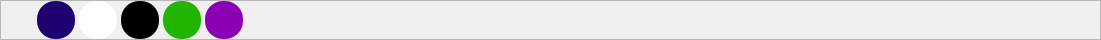
        <widget class="QFrame" name="frame_superior">
         <property name="minimumSize">
          <size>
           <width>0</width>
           <height>40</height>
          </size>
         </property>
         <property name="maximumSize">
          <size>
           <width>16777215</width>
           <height>40</height>
          </size>
         </property>
         <property name="styleSheet">
          <string notr="true">QPushButton{
border-radius:18px;
}

QPushButton:hover{
	background-color: rgb(0, 0, 0);
}
</string>
         </property>
         <property name="frameShape">
          <enum>QFrame::StyledPanel</enum>
         </property>
         <property name="frameShadow">
          <enum>QFrame::Raised</enum>
         </property>
         <layout class="QHBoxLayout" name="horizontalLayout_3">
          <property name="spacing">
           <number>4</number>
          </property>
          <property name="leftMargin">
           <number>0</number>
          </property>
          <property name="topMargin">
           <number>0</number>
          </property>
          <property name="rightMargin">
           <number>0</number>
          </property>
          <property name="bottomMargin">
           <number>0</number>
          </property>
          <item>
           <widget class="QPushButton" name="btn_icon">
            <property name="text">
             <string/>
            </property>
            <property name="iconSize">
             <size>
              <width>40</width>
              <height>40</height>
             </size>
            </property>
           </widget>
          </item>
          <item>
           <widget class="QPushButton" name="btn_theme0">
            <property name="minimumSize">
             <size>
              <width>38</width>
              <height>38</height>
             </size>
            </property>
            <property name="cursor">
             <cursorShape>PointingHandCursor</cursorShape>
            </property>
            <property name="styleSheet">
             <string notr="true">background-color:#1E0070;</string>
            </property>
            <property name="text">
             <string/>
            </property>
           </widget>
          </item>
          <item>
           <widget class="QPushButton" name="btn_theme1">
            <property name="minimumSize">
             <size>
              <width>38</width>
              <height>38</height>
             </size>
            </property>
            <property name="cursor">
             <cursorShape>PointingHandCursor</cursorShape>
            </property>
            <property name="styleSheet">
             <string notr="true">background-color: rgb(255, 255, 255);</string>
            </property>
            <property name="text">
             <string/>
            </property>
           </widget>
          </item>
          <item>
           <widget class="QPushButton" name="btn_theme2">
            <property name="minimumSize">
             <size>
              <width>38</width>
              <height>38</height>
             </size>
            </property>
            <property name="cursor">
             <cursorShape>PointingHandCursor</cursorShape>
            </property>
            <property name="styleSheet">
             <string notr="true">background-color: rgb(0, 0, 0);</string>
            </property>
            <property name="text">
             <string/>
            </property>
           </widget>
          </item>
          <item>
           <widget class="QPushButton" name="btn_theme3">
            <property name="minimumSize">
             <size>
              <width>38</width>
              <height>38</height>
             </size>
            </property>
            <property name="cursor">
             <cursorShape>PointingHandCursor</cursorShape>
            </property>
            <property name="styleSheet">
             <string notr="true">background-color: rgb(33, 181, 0);</string>
            </property>
            <property name="text">
             <string/>
            </property>
           </widget>
          </item>
          <item>
           <widget class="QPushButton" name="btn_theme4">
            <property name="minimumSize">
             <size>
              <width>38</width>
              <height>38</height>
             </size>
            </property>
            <property name="cursor">
             <cursorShape>PointingHandCursor</cursorShape>
            </property>
            <property name="styleSheet">
             <string notr="true">background-color: rgb(140, 0, 179);</string>
            </property>
            <property name="text">
             <string/>
            </property>
           </widget>
          </item>
          <item>
           <widget class="QLabel" name="label_id_session">
            <property name="minimumSize">
             <size>
              <width>200</width>
              <height>1</height>
             </size>
            </property>
            <property name="styleSheet">
             <string notr="true">color: rgb(255, 255, 255);
font: 20pt &quot;MS Shell Dlg 2&quot;;</string>
            </property>
            <property name="text">
             <string/>
            </property>
           </widget>
          </item>
          <item>
           <spacer name="horizontalSpacer_2">
            <property name="orientation">
             <enum>Qt::Horizontal</enum>
            </property>
            <property name="sizeHint" stdset="0">
             <size>
              <width>443</width>
              <height>20</height>
             </size>
            </property>
           </spacer>
          </item>
          <item>
           <widget class="QPushButton" name="bt_exit_session">
            <property name="minimumSize">
             <size>
              <width>38</width>
              <height>38</height>
             </size>
            </property>
            <property name="maximumSize">
             <size>
              <width>38</width>
              <height>38</height>
             </size>
            </property>
            <property name="cursor">
             <cursorShape>PointingHandCursor</cursorShape>
            </property>
            <property name="text">
             <string/>
            </property>
            <property name="icon">
             <iconset>
              <normaloff>../../../../../../../.designer/backup/image/x.svg</normaloff>../../../../../../../.designer/backup/image/x.svg</iconset>
            </property>
            <property name="iconSize">
             <size>
              <width>38</width>
              <height>38</height>
             </size>
            </property>
           </widget>
          </item>
          <item>
           <widget class="QPushButton" name="bt_minimizar">
            <property name="minimumSize">
             <size>
              <width>38</width>
              <height>38</height>
             </size>
            </property>
            <property name="maximumSize">
             <size>
              <width>38</width>
              <height>38</height>
             </size>
            </property>
            <property name="cursor">
             <cursorShape>PointingHandCursor</cursorShape>
            </property>
            <property name="text">
             <string/>
            </property>
            <property name="icon">
             <iconset>
              <normaloff>../../../../../../../.designer/backup/image/minus.svg</normaloff>../../../../../../../.designer/backup/image/minus.svg</iconset>
            </property>
            <property name="iconSize">
             <size>
              <width>38</width>
              <height>38</height>
             </size>
            </property>
           </widget>
          </item>
          <item>
           <widget class="QPushButton" name="bt_maximizar">
            <property name="minimumSize">
             <size>
              <width>38</width>
              <height>38</height>
             </size>
            </property>
            <property name="maximumSize">
             <size>
              <width>38</width>
              <height>38</height>
             </size>
            </property>
            <property name="cursor">
             <cursorShape>PointingHandCursor</cursorShape>
            </property>
            <property name="text">
             <string/>
            </property>
            <property name="icon">
             <iconset>
              <normaloff>../../../../../../../.designer/backup/image/chevron-up.svg</normaloff>../../../../../../../.designer/backup/image/chevron-up.svg</iconset>
            </property>
            <property name="iconSize">
             <size>
              <width>38</width>
              <height>38</height>
             </size>
            </property>
           </widget>
          </item>
          <item>
           <widget class="QPushButton" name="bt_restaurar">
            <property name="minimumSize">
             <size>
              <width>38</width>
              <height>38</height>
             </size>
            </property>
            <property name="maximumSize">
             <size>
              <width>38</width>
              <height>38</height>
             </size>
            </property>
            <property name="cursor">
             <cursorShape>PointingHandCursor</cursorShape>
            </property>
            <property name="text">
             <string/>
            </property>
            <property name="icon">
             <iconset>
              <normaloff>../../../../../../../.designer/backup/image/chevron-down.svg</normaloff>../../../../../../../.designer/backup/image/chevron-down.svg</iconset>
            </property>
            <property name="iconSize">
             <size>
              <width>38</width>
              <height>38</height>
             </size>
            </property>
           </widget>
          </item>
          <item>
           <widget class="QPushButton" name="bt_cerrar">
            <property name="minimumSize">
             <size>
              <width>38</width>
              <height>38</height>
             </size>
            </property>
            <property name="maximumSize">
             <size>
              <width>38</width>
              <height>38</height>
             </size>
            </property>
            <property name="cursor">
             <cursorShape>PointingHandCursor</cursorShape>
            </property>
            <property name="text">
             <string/>
            </property>
            <property name="icon">
             <iconset>
              <normaloff>../../../../../../../.designer/backup/image/x.svg</normaloff>../../../../../../../.designer/backup/image/x.svg</iconset>
            </property>
            <property name="iconSize">
             <size>
              <width>38</width>
              <height>38</height>
             </size>
            </property>
           </widget>
          </item>
         </layout>
        </widget>
